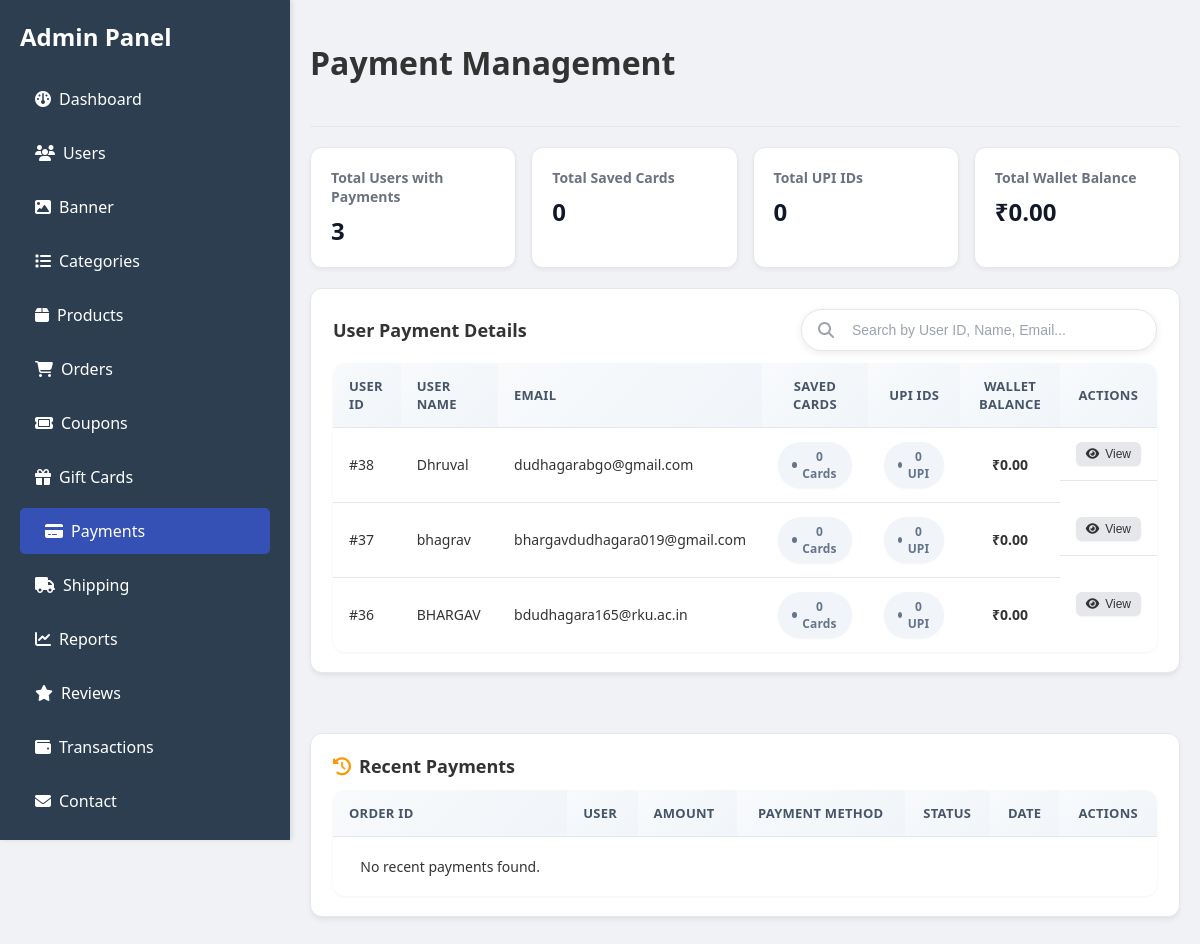
Screenshot of /admin/payments.php with the database file from the repository.
### tables this page shows
CREATE TABLE `users` (
  `id` int NOT NULL,
  `full_name` varchar(100) NOT NULL,
  `email` varchar(100) NOT NULL,
  `role` varchar(20) DEFAULT 'user',
  `password` varchar(255) NOT NULL,
  `created_at` timestamp NULL DEFAULT CURRENT_TIMESTAMP,
  `updated_at` timestamp NULL DEFAULT CURRENT_TIMESTAMP ON UPDATE CURRENT_TIMESTAMP,
  `is_active` tinyint(1) DEFAULT '1',
  `email_verified` tinyint(1) DEFAULT '0',
  `user_type` enum('user','admin') NOT NULL DEFAULT 'user',
  `reset_token` varchar(255) DEFAULT NULL,
  `token_expiry` datetime DEFAULT NULL
);

### admin/payments.php (the view, shortened to what this page needs)
<!DOCTYPE html>
<html lang="en">
<?php
require_once __DIR__ . '/../Database_file/config.php';
$usersQuery = "SELECT id, full_name, email FROM users ORDER BY id DESC";
$usersResult = $conn->query($usersQuery);
$users = [];
if ($usersResult && $usersResult->num_rows > 0) {
    while ($row = $usersResult->fetch_assoc()) {
        $paymentData = [
            'cards' => [],
            'upi_ids' => [],
            'wallet_balance' => 0
        ];
        $row['payments'] = $paymentData;
        $row['total_cards'] = count($paymentData['cards'] ?? []);
        $row['total_upi'] = count($paymentData['upi_ids'] ?? []);
        $row['wallet_balance'] = $paymentData['wallet_balance'] ?? 0;
        $users[] = $row;
    }
}
$search = $_GET['search'] ?? '';
?>
<head>
    <link rel="stylesheet" href="../admin/css/style.css">
    <link rel="stylesheet"
        href="https://cdnjs.cloudflare.com/ajax/libs/font-awesome/6.5.1/css/all.min.css"
 />
</head>
<body>
    <div class="container">
        <nav class="navbar" id="sidebarNav">
            <div class="navbar-header">
                <h2>Admin Panel</h2>
            </div>
            <ul>
                <li><a href="home.php"><i class="fa-solid fa-gauge" style="margin-right: 8px;"></i>Dashboard</a></li>
                <li><a href="users.php"><i class="fa-solid fa-users" style="margin-right: 8px;"></i>Users</a></li>
                <li><a href="banner.php"><i class="fa-solid fa-image" style="margin-right: 8px;"></i>Banner</a></li>
                <li><a href="categories.php"><i class="fa-solid fa-list" style="margin-right: 8px;"></i>Categories</a></li>
                <li><a href="products.php"><i class="fa-solid fa-box" style="margin-right: 8px;"></i>Products</a></li>
                <li><a href="orders.php"><i class="fa-solid fa-cart-shopping" style="margin-right: 8px;"></i>Orders</a></li>
                <li><a href="coupons.php"><i class="fa-solid fa-ticket" style="margin-right: 8px;"></i>Coupons</a></li>
                <li><a href="Gift.php"><i class="fa-solid fa-gift" style="margin-right: 8px;"></i>Gift Cards</a></li>
                <li><a href="payments.php"><i class="fa-solid fa-credit-card" style="margin-right: 8px;"></i>Payments</a></li>
                <li><a href="shipping.php"><i class="fa-solid fa-truck" style="margin-right: 8px;"></i>Shipping</a></li>
                <li><a href="reports.php"><i class="fa-solid fa-chart-line" style="margin-right: 8px;"></i>Reports</a></li>
                <li><a href="reviews.php"><i class="fa-solid fa-star" style="margin-right: 8px;"></i>Reviews</a></li>
                <li><a href="transactions.php"><i class="fa-solid fa-wallet" style="margin-right: 8px;"></i>Transactions</a></li>
                <li><a href="contact.php"><i class="fa-solid fa-envelope" style="margin-right: 8px;"></i>Contact</a></li>
                <li><a href="support.php"><i class="fa-solid fa-headset" style="margin-right: 8px;"></i>Support</a></li>
            </ul>
        </nav>
        <main class="main-content">
            <header>
                <h1>Payment Management</h1>
            </header>
            <?php
            $totalUsers = count($users);
            $totalCards = array_sum(array_column($users, 'total_cards'));
            $totalUpi = array_sum(array_column($users, 'total_upi'));
            $totalWalletBalance = array_sum(array_column($users, 'wallet_balance'));
            ?>
            <div class="stats-cards">
                <div class="stat-card">
                    <h3>Total Users with Payments</h3>
                    <div class="value"><?php echo $totalUsers; ?></div>
                </div>
                <div class="stat-card">
                    <h3>Total Saved Cards</h3>
                    <div class="value"><?php echo $totalCards; ?></div>
                </div>
                <div class="stat-card">
                    <h3>Total UPI IDs</h3>
                    <div class="value"><?php echo $totalUpi; ?></div>
                </div>
                <div class="stat-card">
                    <h3>Total Wallet Balance</h3>
                    <div class="value">₹<?php echo number_format($totalWalletBalance, 2); ?></div>
                </div>
            </div>
            <section class="payment-management">
                <div class="payment-section">
                    <div class="payment-section-header">
                        <h2>User Payment Details</h2>
                        <form method="get" class="search-box" onsubmit="return false;">
                            <i class="fa-solid fa-search" style="color: #9ca3af; font-size: 16px;"></i>
                            <input type="text" name="search" id="searchInput" placeholder="Search by User ID, Name, Email..." value="<?php echo htmlspecialchars($search); ?>" autocomplete="off">
                        </form>
                    </div>
                    <table class="payment-table">
                        <thead>
                            <tr>
                                <th>User ID</th>
                                <th>User Name</th>
                                <th>Email</th>
                                <th>Saved Cards</th>
                                <th>UPI IDs</th>
                                <th>Wallet Balance</th>
                                <th>Actions</th>
                            </tr>
                        </thead>
                        <tbody>
                            <?php if (empty($users)): ?>
                                <tr>
                                    <td colspan="7" style="text-align: center; padding: 20px;">No users found.</td>
                                </tr>
                            <?php else: ?>
                                <?php foreach ($users as $user): ?>
                                    <tr>
                                        <td>#<?php echo $user['id']; ?></td>
                                        <td><?php echo htmlspecialchars($user['full_name']); ?></td>
                                        <td><?php echo htmlspecialchars($user['email']); ?></td>
                                        <td style="text-align: center;">
                                            <span class="status-badge <?php echo $user['total_cards'] > 0 ? 'status-enabled' : 'status-zero'; ?>"><?php echo $user['total_cards']; ?> Cards</span>
                                        </td>
                                        <td style="text-align: center;">
                                            <span class="status-badge <?php echo $user['total_upi'] > 0 ? 'status-payment-paid' : 'status-zero'; ?>"><?php echo $user['total_upi']; ?> UPI</span>
                                        </td>
                                        <td style="text-align: center;">
                                            <strong>₹<?php echo number_format($user['wallet_balance'], 2); ?></strong>
                                        </td>
                                        <td>
                                            <button type="button" class="btn btn-secondary btn-sm" onclick="showUserDetails(<?php echo htmlspecialchars(json_encode($user)); ?>)">
                                                <i class="fa-solid fa-eye"></i> View
                                            </button>
                                        </td>
                                    </tr>
                                <?php endforeach; ?>
                            <?php endif; ?>
                        </tbody>
                    </table>
                </div>
            </section>
            <section class="payment-section" style="margin-top: 60px; margin-bottom: 20px;">
                <div class="payment-section-header">
                    <h2><i class="fa-solid fa-clock-rotate-left" style="margin-right: 8px; color: #ff9800;"></i>Recent Payments</h2>
                </div>
                <table class="payment-table">
                    <thead>
                        <tr>
                            <th>Order ID</th>
                            <th>User</th>
                            <th>Amount</th>
                            <th>Payment Method</th>
                            <th>Status</th>
                            <th>Date</th>
                            <th>Actions</th>
                        </tr>
                    </thead>
                    <tbody>
                        <?php
                        $recentOrders = [];
                        if (!empty($recentOrders)):
                            foreach ($recentOrders as $order):
                        ?>
                            <tr data-order-id="<?php echo $order['id']; ?>">
                                <td>#<?php echo $order['id']; ?></td>
                                <td><?php echo htmlspecialchars($order['full_name'] ?? 'Unknown'); ?></td>
                                <td style="text-align: center;"><strong>₹<?php echo number_format($order['total_amount'] ?? 0, 2); ?></strong></td>
                                <td style="text-align: center;"><?php echo htmlspecialchars($order['payment_method'] ?? 'N/A'); ?></td>
                                <td style="text-align: center;">
                                    <span class="status-badge
                                        <?php
                                        $status = $order['payment_status'] ?? 'pending';
                                        if ($status === 'paid') echo 'status-payment-paid';
                                        elseif ($status === 'pending') echo 'status-payment-pending';
                                        elseif ($status === 'failed') echo 'status-payment-failed';
                                        elseif ($status === 'refunded') echo 'status-payment-refunded';
                                        else echo 'status-payment-pending';
                                        ?>">
                                        <?php echo ucfirst($status); ?>
                                    </span>
                                </td>
                                <td style="text-align: center;"><?php echo date('d M Y, h:i A', strtotime($order['created_at'])); ?></td>
                                <td style="text-align: center;">
                                    <button type="button" class="btn btn-secondary btn-sm" onclick="openEditStatusModal(<?php echo $order['id']; ?>, '<?php echo $status; ?>')">
                                        <i class="fa-solid fa-edit"></i> Edit
                                    </button>
                                </td>
                            </tr>
                        <?php
                            endforeach;
                        else:
                        ?>
                            <tr>
                                <td colspan="7" style="text-align: center; padding: 20px;">No recent payments found.</td>
                            </tr>
                        <?php endif; ?>
                    </tbody>
                </table>
            </section>
        </main>
    </div>
</body>
</html>
</body>
</html>

### admin/css/style.css (style rules this page uses)
body { font-family: 'Segoe UI', Tahoma, Geneva, Verdana, sans-serif; margin: 0; background-color: #ffffff; color: #333; }
.container { display: flex; }
.navbar { width: 290px; background-color: #2c3e50; color: white; height: 100vh; padding: 20px 0; box-shadow: 2px 0 5px rgba(0,0,0,0.1); position: fixed; top: 0; left: 0; overflow-y: auto; display: flex; flex-direction: column; }
.navbar-header { display: flex; justify-content: space-between; align-items: center; padding: 0 20px 15px; flex-shrink: 0; }
.navbar h2 { text-align: center; margin: 0; }
.navbar ul { list-style: none; padding: 0 20px 20px; margin: 0; flex: 1; }
.navbar ul li a { color: white; text-decoration: none; display: block; padding: 12px 15px; margin: 8px 0; border-radius: 5px; transition: background-color 0.3s ease, padding-left 0.3s ease; }
.navbar ul li a.active { background-color: #3551b5; padding-left: 25px; }
.main-content { flex-grow: 1; padding: 20px; margin-left: 290px; }
header { padding-bottom: 20px; border-bottom: 1px solid #e5e7eb; margin-bottom: 20px; }

### rows the page displays
users: id "38", full_name "Dhruval", email "dudhagarabgo@gmail.com", total_cards "0", total_upi "0", wallet_balance "0.00"
users: id "37", full_name "bhagrav", email "bhargavdudhagara019@gmail.com", total_cards "0", total_upi "0", wallet_balance "0.00"
users: id "36", full_name "BHARGAV", email "bdudhagara165@rku.ac.in", total_cards "0", total_upi "0", wallet_balance "0.00"

### other values shown
$totalUsers "3"
$totalCards "0"
$totalUpi "0"
$totalWalletBalance "0.00"
